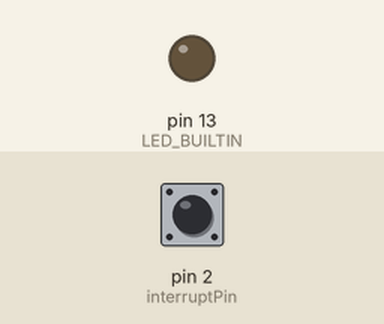
A sketch run on a simulated Arduino Uno, built with avr-gcc and run on an emulated ATmega328P. Parts: output pins drawn as LEDs (lit = HIGH). The test bench sets the inputs (shaded band); at power-on: pin 2 (interruptPin) HIGH.

Above: at 1.2 s.
1.3 s: pin 2 (interruptPin) pulled LOW for 0.15 s
At 1.8 s:
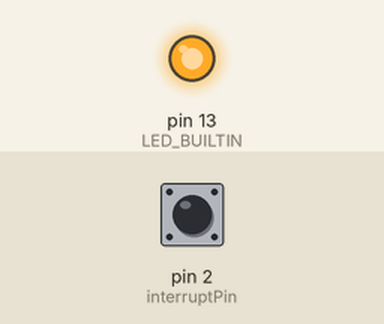
2.9 s: pin 2 (interruptPin) pulled LOW for 1 s
At 4.2 s:
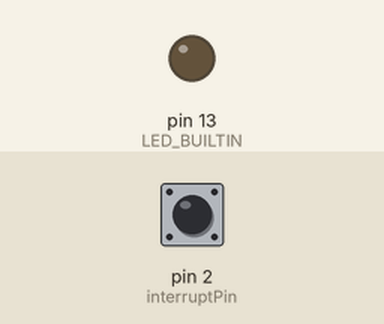
5.4 s: pin 2 (interruptPin) pulled LOW for 3.2 s
At 6.1 s:
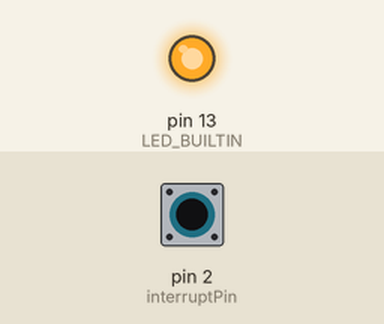
Timing chart, 0 to 8.4 s (numbered marks = the images above; inputs shaded):
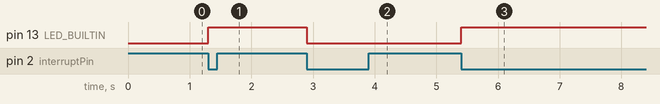

The sketch:

botao_interrupt.ino
```cpp
const byte interruptPin = 2;
volatile byte state = LOW;

// the setup function runs once when you press reset or power the board
void setup() {
  // initialize digital pin LED_BUILTIN as an output.
  pinMode(LED_BUILTIN, OUTPUT);
  attachInterrupt(digitalPinToInterrupt(interruptPin), blink, FALLING);
}

// the loop function runs over and over again forever
void loop() {
  digitalWrite(LED_BUILTIN, state);
}

void blink() {
  state = !state;
}
```

Measured:
- after the input at 1.3 s, pin 13 (LED_BUILTIN): LOW → HIGH at once
- after the input at 2.9 s, pin 13 (LED_BUILTIN): HIGH → LOW at once
- after the input at 5.4 s, pin 13 (LED_BUILTIN): LOW → HIGH at once
